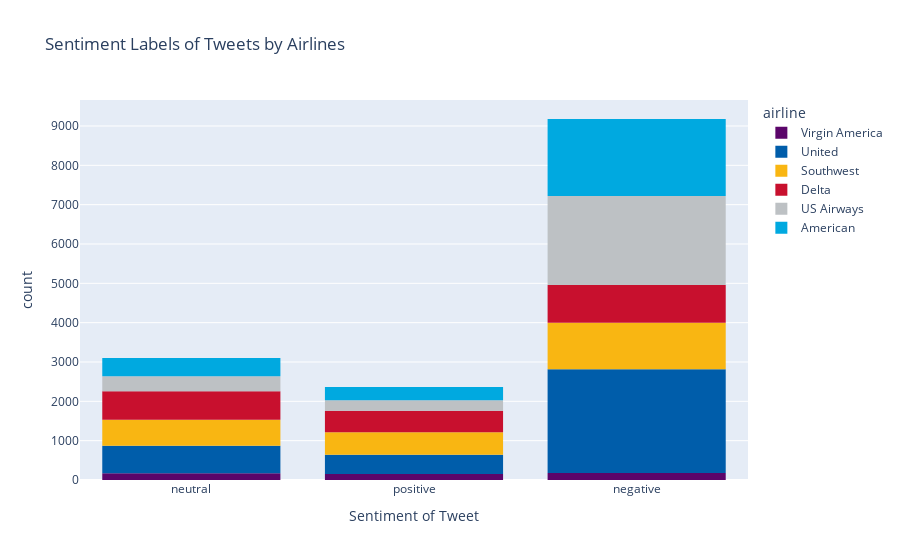

The notebook cell saved with this chart:
### Markdown cell above
### Graphs

### Code cell
# Company Logo color (or at least one of them) is mapped to each Airline respetively.
color_discrete_map = {
    "American": "#00a9e0",
    "United": "#005DAA",
    "Southwest": "#F9B612",
    "Delta": "#c8102e",
    "US Airways": "#bdc1c4",
    "Virgin America": "#5b056a"
}

# Plotting number of tweets per each sentiment per each airline
px.histogram(
    data_frame=tweets,
    x="airline_sentiment",
    color="airline",
    title="Sentiment Labels of Tweets by Airlines",
    labels={"airline_sentiment": "Sentiment of Tweet"},
    color_discrete_map=color_discrete_map,
)

### Figure 1 — Plotly figure (JSON) as saved in the notebook; plotly's stock layout.template omitted (floating-point values rounded to 4 significant figures; data arrays with more than 128 entries replaced by an {"elided": "..."} marker saying what was removed)
{"data": [{"alignmentgroup": "True", "bingroup": "x", "hovertemplate": "airline=Virgin America<br>Sentiment of Tweet=%{x}<br>count=%{y}<extra></extra>", "legendgroup": "Virgin America", "marker": {"color": "#5b056a", "pattern": {"shape": ""}}, "name": "Virgin America", "offsetgroup": "Virgin America", "orientation": "v", "showlegend": true, "type": "histogram", "x": {"elided": "504 str values"}, "xaxis": "x", "yaxis": "y"}, {"alignmentgroup": "True", "bingroup": "x", "hovertemplate": "airline=United<br>Sentiment of Tweet=%{x}<br>count=%{y}<extra></extra>", "legendgroup": "United", "marker": {"color": "#005DAA", "pattern": {"shape": ""}}, "name": "United", "offsetgroup": "United", "orientation": "v", "showlegend": true, "type": "histogram", "x": {"elided": "3822 str values"}, "xaxis": "x", "yaxis": "y"}, {"alignmentgroup": "True", "bingroup": "x", "hovertemplate": "airline=Southwest<br>Sentiment of Tweet=%{x}<br>count=%{y}<extra></extra>", "legendgroup": "Southwest", "marker": {"color": "#F9B612", "pattern": {"shape": ""}}, "name": "Southwest", "offsetgroup": "Southwest", "orientation": "v", "showlegend": true, "type": "histogram", "x": {"elided": "2420 str values"}, "xaxis": "x", "yaxis": "y"}, {"alignmentgroup": "True", "bingroup": "x", "hovertemplate": "airline=Delta<br>Sentiment of Tweet=%{x}<br>count=%{y}<extra></extra>", "legendgroup": "Delta", "marker": {"color": "#c8102e", "pattern": {"shape": ""}}, "name": "Delta", "offsetgroup": "Delta", "orientation": "v", "showlegend": true, "type": "histogram", "x": {"elided": "2222 str values"}, "xaxis": "x", "yaxis": "y"}, {"alignmentgroup": "True", "bingroup": "x", "hovertemplate": "airline=US Airways<br>Sentiment of Tweet=%{x}<br>count=%{y}<extra></extra>", "legendgroup": "US Airways", "marker": {"color": "#bdc1c4", "pattern": {"shape": ""}}, "name": "US Airways", "offsetgroup": "US Airways", "orientation": "v", "showlegend": true, "type": "histogram", "x": {"elided": "2913 str values"}, "xaxis": "x", "yaxis": "y"}, {"alignmentgroup": "True", "bingroup": "x", "hovertemplate": "airline=American<br>Sentiment of Tweet=%{x}<br>count=%{y}<extra></extra>", "legendgroup": "American", "marker": {"color": "#00a9e0", "pattern": {"shape": ""}}, "name": "American", "offsetgroup": "American", "orientation": "v", "showlegend": true, "type": "histogram", "x": {"elided": "2759 str values"}, "xaxis": "x", "yaxis": "y"}], "layout": {"barmode": "relative", "legend": {"title": {"text": "airline"}, "tracegroupgap": 0}, "title": {"text": "Sentiment Labels of Tweets by Airlines"}, "xaxis": {"anchor": "y", "domain": [0, 1], "title": {"text": "Sentiment of Tweet"}}, "yaxis": {"anchor": "x", "domain": [0, 1], "title": {"text": "count"}}}}
